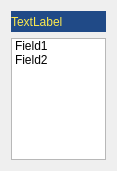
<?xml version="1.0" encoding="UTF-8"?>
<ui version="4.0">
 <class>Form</class>
 <widget class="QWidget" name="Form">
  <property name="geometry">
   <rect>
    <x>0</x>
    <y>0</y>
    <width>117</width>
    <height>171</height>
   </rect>
  </property>
  <property name="windowTitle">
   <string>Form</string>
  </property>
  <layout class="QVBoxLayout" name="verticalLayout">
   <item>
    <widget class="QLabel" name="label">
     <property name="minimumSize">
      <size>
       <width>0</width>
       <height>21</height>
      </size>
     </property>
     <property name="styleSheet">
      <string notr="true">background-color: rgb(32, 74, 135);
color: rgb(252, 233, 79);</string>
     </property>
     <property name="text">
      <string>TextLabel</string>
     </property>
    </widget>
   </item>
   <item>
    <widget class="QListWidget" name="listWidget">
     <item>
      <property name="text">
       <string>Field1</string>
      </property>
     </item>
     <item>
      <property name="text">
       <string>Field2</string>
      </property>
     </item>
    </widget>
   </item>
  </layout>
 </widget>
 <resources/>
 <connections/>
</ui>
